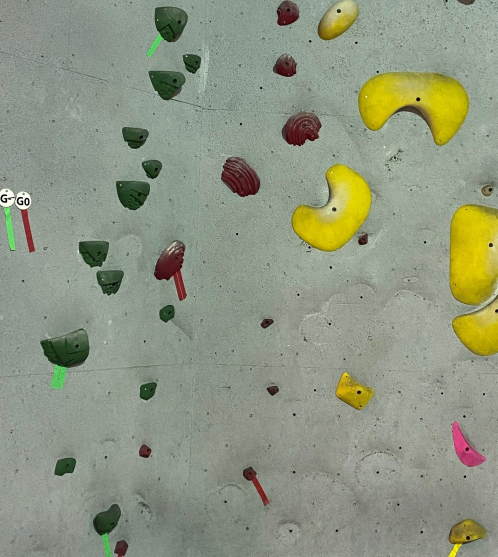
#> input picture Dominik CV/Wall8.png, 995 x 1113 px (shown at 1/2 size)
$ python CV_Functions.py
#> lines starting #> are read from the running program, lines starting #| are printed output that depends on the picture; after the words box and inside, x2 and y2 are one past the last pixel; in counts of white or black regions, pixels touching at a corner belong together
# -*- coding: utf-8 -*-
"""
Created on Thu Mar 31 19:42:16 2022

@author: Dominik Lutchman
"""
#Import Everything Here
import cv2
import numpy as np
import matplotlib.pyplot as plt
import math
import skimage
from PIL import Image
from skimage.measure import label, regionprops, regionprops_table
import pandas as pd
import imageio

"""
EXAMPLE USE

Results = CV('Wall8.png')

plt.imshow(Results[0])
print(Results[1])

"""


#This Function is all we need to use this CV Shit
def CV(FilePath, Colour = "NA"):
#> called with FilePath = 'Wall8.png', Colour = 'NA'
    Original = cv2.imread(FilePath)
#> Original is the input picture: shape (1113, 995, 3); mean B, G, R 129.3, 149.9, 142.7
    Results = Identify_Holds_Colour_Thresh(Original, Colour)

    if Colour!= "NA":
        Filtered_Output_For_Beta = Colour_Filtering(Results[1], Colour, Original)
        return [Results[0], Filtered_Output_For_Beta]
    else:
        UnFiltered_Output_For_Beta = Filter(Results[1], Original)
        return [Results[0], UnFiltered_Output_For_Beta]

    return "Something Went Wrong"


#This Function Takes In the Cropped Picture and a Possible Colour to Perform CV
#Returns The Photo with all holds identified and Blob Information NOT FORMATTED
def Identify_Holds_Colour_Thresh(Cropped_Picture, Colour = "NA"):
    #Blur Image
#> called with Colour = 'NA'
    Blur = cv2.GaussianBlur(Cropped_Picture,[5,5],5)

    #Convert to HSV Space
    HSV = cv2.cvtColor(Blur, cv2.COLOR_BGR2HSV)
#> HSV: shape (1113, 995, 3); mean H, S, V 53, 37.8, 151.9
    if Colour == "NA":
        Target = HSV
    #Colour Mask
    if Colour == "Red":
        mask = cv2.inRange(HSV,(0, 0, 0), (20, 255, 255)) #Red
        Target = cv2.bitwise_and(HSV,HSV, mask=mask)
    if Colour == "Yellow":
        mask = cv2.inRange(HSV,(20, 0, 0), (45, 255, 255)) #Yellow
        Target = cv2.bitwise_and(HSV,HSV, mask=mask)
    if Colour == "Green":
        mask = cv2.inRange(HSV,(50, 0, 0), (80, 255, 255)) #Green
        Target = cv2.bitwise_and(HSV,HSV, mask=mask)
    if Colour == "Blue":
        mask = cv2.inRange(HSV,(90, 0, 0), (135, 255, 255)) #Blue
        Target = cv2.bitwise_and(HSV,HSV, mask=mask)
    if Colour == "Pink":
        mask = cv2.inRange(HSV,(160, 0, 0), (180, 255, 255)) #Pink
        Target = cv2.bitwise_and(HSV,HSV, mask=mask)

    #Convert to Image Channels
    H, S, V = cv2.split(Target)
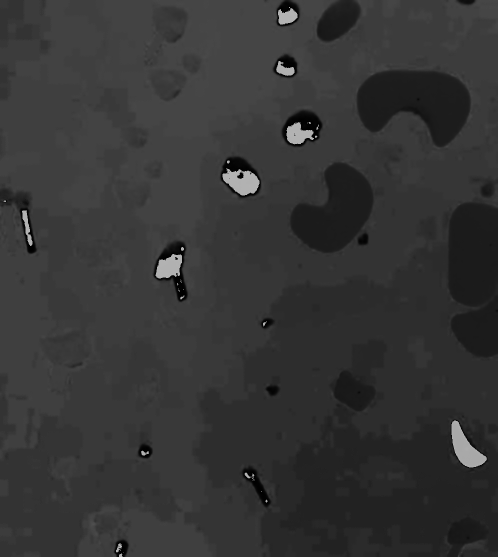
#> H: shape (1113, 995) (shown at 1/2 size); min 0, max 179, mean 53
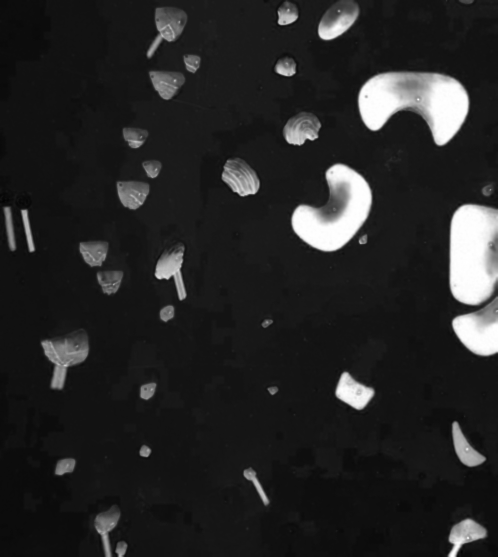
#> S: shape (1113, 995) (shown at 1/2 size); min 0, max 255, mean 37.8

    #Do Basic Thresholding
    Basic_Threshold = 50
    BasicS = cv2.threshold(S, Basic_Threshold, 255, cv2.THRESH_BINARY)[1]
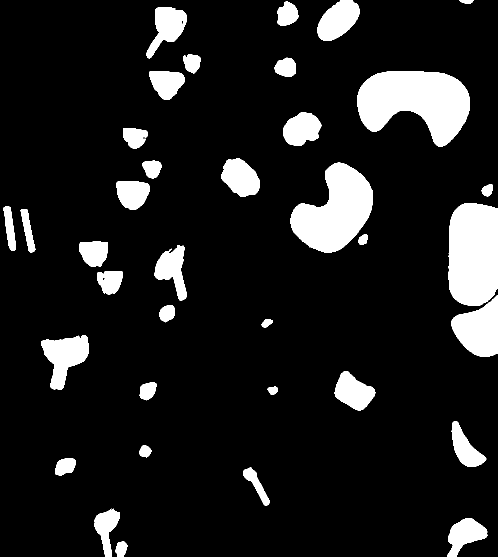
#> BasicS: shape (1113, 995) (shown at 1/2 size); 11.8% white; 36 white regions, largest, box (x1, y1, x2, y2) and area: (714, 142, 940, 293) 22512, (897, 406, 995, 612) 18370, (581, 325, 746, 505) 17891

    #Morphing To Clean Up The Image
    kernel = cv2.getStructuringElement(cv2.MORPH_ELLIPSE, (5,5))
    Morph_Closing = cv2.morphologyEx(BasicS,cv2.MORPH_CLOSE, kernel, iterations=1)
#> Morph_Closing: shape (1113, 995); 11.8% white; 35 white regions, largest, box (x1, y1, x2, y2) and area: (897, 406, 995, 714) 25845, (714, 142, 940, 293) 22513, (581, 325, 746, 505) 17892
    Morph_Opening = cv2.morphologyEx(Morph_Closing, cv2.MORPH_OPEN, kernel, iterations=1)
#> Morph_Opening: shape (1113, 995); 11.8% white; 35 white regions, largest, box (x1, y1, x2, y2) and area: (897, 406, 995, 714) 25832, (714, 142, 940, 293) 22510, (581, 325, 746, 505) 17890

    #Identify Blobs
    Climbing_Holds = label(Morph_Opening)
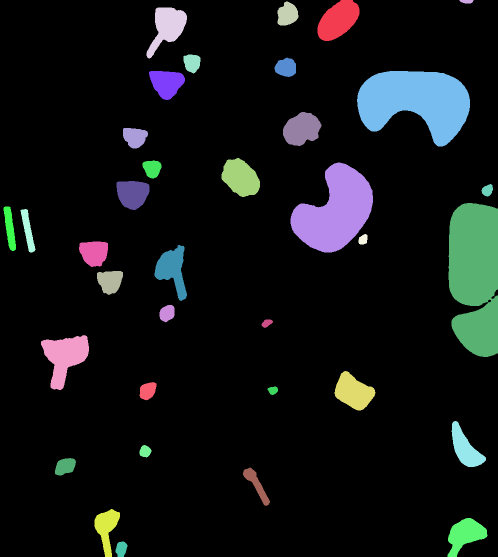
#> Climbing_Holds: shape (1113, 995) int64 (shown at 1/2 size); 36 distinct labels, from 0 to 35; one colour per label, 0 black
    #plt.imshow(Climbing_Holds)

    #Create the Hold Properties into a Dataframe
    Properties = [
    'area',
    'bbox',
    'convex_area',
    'bbox_area',
    'major_axis_length',
    'minor_axis_length',
    'eccentricity',
    'orientation',
    'centroid',
    ]
    df = pd.DataFrame(regionprops_table(Climbing_Holds, properties = Properties))
#> df = table of 35 rows and 13 columns

    #Perform Filtering to Remove Outliers
    Height, Width, Dim = Cropped_Picture.shape
#> Height = 1113; Width = 995; Dim = 3
    df_filtered = df[df['eccentricity'] < 0.983]
#> df_filtered = table of 33 rows and 13 columns
    df_filtered = df_filtered[df_filtered['bbox_area'] > 0.00015*(Height*Width)]
    df_filtered = df_filtered[df_filtered['bbox_area'] < 0.70*(Height*Width)]

    #Copy Original Image to Draw Stuff On It
    Original_With_Labels_After_Filtering = Cropped_Picture.copy()

    #Convert the DF into a list with the order I would like
    blob_coordinates = []
    pixel_colours = []
    for index, row in df_filtered.iterrows():
        blob_coordinates.append([row['bbox-0'],
                                 row['bbox-1'],
                                 row['bbox-2'],
                                 row['bbox-3'],
                                 row['centroid-0'],
                                 row['centroid-1'],
                                 row['major_axis_length'],
                                 row['minor_axis_length'],
                                 row['orientation'],
                                 "Picture of Hold Goes Here",
                                 "N/A",
                                 (0,0,0),
                                 index])
#> this loop made 33 passes
#> after the loop, blob_coordinates = 33 items

    #For each Blob Find The coordinates to Draw Stuff with
    for blob in blob_coordinates:
        if isinstance(blob[1],int) or isinstance(blob[1], float):
            start = (int(blob[1]),int(blob[0]))
            end = (int(blob[3]),int(blob[2]))
            Text_Label = (int(blob[1]),int(blob[0]) + 20)
            Center = (int(blob[5]),int(blob[4]))
        else:
            start = (blob[1].astype(int),blob[0].astype(int))
            end = (blob[3].astype(int),blob[2].astype(int))
            Text_Label = (blob[1].astype(int),blob[0].astype(int) + 10)
            Center = (blob[5].astype(int),blob[4].astype(int))

        #Store the individual picture of the hold
        Hold = Cropped_Picture[int(blob[0]):int(blob[2]), int(blob[1]):int(blob[3])]
        blob[9] = Hold

        #Convert the Small Picture to HSV to Identify Colour
        Hold_HSV = cv2.cvtColor(Hold, cv2.COLOR_BGR2HSV)
        Hold_HSV_Mask_Red = [cv2.inRange(Hold_HSV,(0, 30, 30), (20, 255, 255)), (0,0,255), "Red"]
        Hold_HSV_Mask_Green = [cv2.inRange(Hold_HSV,(55, 30, 30), (70, 255, 255)), (0,255,0), "Green"]
        Hold_HSV_Mask_Yellow = [cv2.inRange(Hold_HSV,(20, 30, 30), (45, 255, 255)), (0,255,255), "Yellow"]
        Hold_HSV_Mask_Pink = [cv2.inRange(Hold_HSV,(160, 30, 30), (170, 255, 255)), (203,192,255), "Pink"]
        Hold_HSV_Mask_Blue = [cv2.inRange(Hold_HSV,(90, 30, 30), (135, 255, 255)), (255,0,0), "Blue"]

        Hold_Masks = [Hold_HSV_Mask_Red, Hold_HSV_Mask_Green, Hold_HSV_Mask_Yellow, Hold_HSV_Mask_Pink, Hold_HSV_Mask_Blue]

        Size = Hold.size
        Max = 0
        for mask in Hold_Masks:
            Percentage = np.sum(mask[0] == 255)/Size

            if Percentage > Max:
                Max = Percentage
                blob[-2] = mask[1]
                blob[-3] = mask[2]

        cv2.rectangle(Original_With_Labels_After_Filtering, start, end, blob[-2], 2)
        cv2.putText(Original_With_Labels_After_Filtering, str(blob[-1]), Text_Label, cv2.FONT_HERSHEY_SIMPLEX, 0.9, (255,255,255), 3)
        cv2.circle(Original_With_Labels_After_Filtering, Center, 5, (255,255,255), -1)
#> this loop made 33 passes
#> (start, end, Text_Label, Center, Size) on passes 1 to 12: ((635, 0), (719, 82), (635, 20), (675, 39), 20664), ((919, 0), (947, 7), (919, 20), (933, 2), 588), ((555, 3), (597, 51), (555, 23), (574, 28), 6048), ((293, 15), (374, 117), (293, 35), (334, 53), 24786), ((367, 109), (401, 147), (367, 129), (383, 125), 3876), ((549, 115), (592, 154), (549, 135), (571, 134), 5031), ((298, 142), (370, 200), (298, 162), (333, 165), 12528), ((714, 142), (940, 293), (714, 162), (831, 202), 102378), ((566, 224), (643, 292), (566, 244), (603, 257), 15708), ((246, 256), (296, 297), (246, 276), (269, 273), 6150), ((443, 316), (520, 394), (443, 336), (481, 355), 18018), ((285, 321), (323, 357), (285, 341), (303, 336), 4104)
#> pass 1, in Identify_Holds_Colour_Thresh, `Hold = Cropped_Picture[int(blob[0]):int(blob[2]), int(blob[1]):int(blo..`:
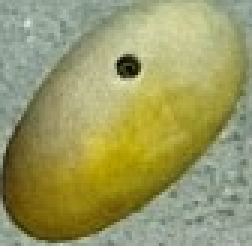
#> Hold: shape (82, 84, 3) (shown 3 times larger); mean B, G, R 99.7, 154.1, 153.8
#> after the loop:
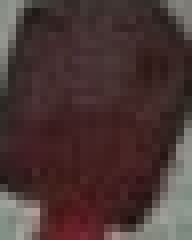
#> Hold: shape (30, 24, 3) (shown 8 times larger); mean B, G, R 52.6, 54.2, 74.7
#> after the loop: Hold_HSV: shape (30, 24, 3); mean H, S, V 48, 88.3, 75.2
#> after the loop:
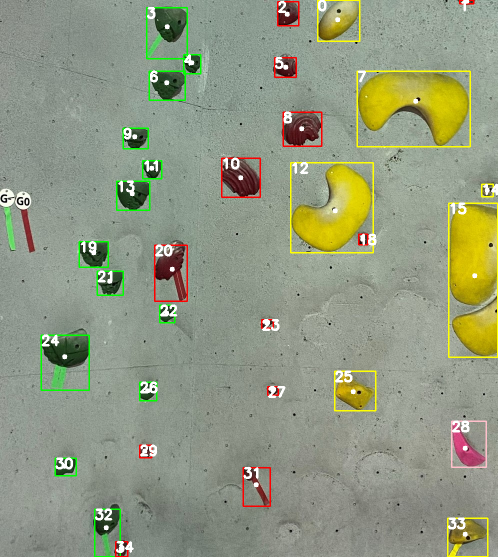
#> Original_With_Labels_After_Filtering: shape (1113, 995, 3) (shown at 1/2 size); 3.34% of pixels changed, all inside (x1, y1, x2, y2) = (81, 0, 995, 1113)
#> in CV, `Results = Identify_Holds_Colour_Thresh(Original, Colour)`: Results = 2 items


    return [Original_With_Labels_After_Filtering,blob_coordinates]


#This function takes in the NON FORMATTED Blob info and a desired colour
#Outputs the image with only that colour selected and the FORMATTED Blob Data with the colour
def Colour_Filtering(Blob_Information, Colour, Original):
    Original_With_Colour_Filtering = Original.copy()
    Output_Beta = []
    for blob in Blob_Information:
        if blob[-3] == Colour:
            Output_Beta.append([[int(blob[5]),int(blob[4])],blob[-3],blob[-1]])

            if isinstance(blob[1],int) or isinstance(blob[1], float):
                start = (int(blob[1]),int(blob[0]))
                end = (int(blob[3]),int(blob[2]))
                Text_Label = (int(blob[1]),int(blob[0]) + 20)
                Center = (int(blob[5]),int(blob[4]))
            else:
                start = (blob[1].astype(int),blob[0].astype(int))
                end = (blob[3].astype(int),blob[2].astype(int))
                Text_Label = (blob[1].astype(int),blob[0].astype(int) + 10)
                Center = (blob[5].astype(int),blob[4].astype(int))

            cv2.rectangle(Original_With_Colour_Filtering, start, end, blob[-2], 2)
            cv2.putText(Original_With_Colour_Filtering, str(blob[-1]), Text_Label, cv2.FONT_HERSHEY_SIMPLEX, 0.9, (255,255,255), 2)
            cv2.circle(Original_With_Colour_Filtering, Center, 5, (255,255,255), -1)

    return [Original_With_Colour_Filtering, Output_Beta]


#This function takes in the NON FORMATTED Blob info
#Outputs the FORMATTED Blob Data with no colour specification
def Filter(Blob_Information, Original):
    Output_Beta = []
    for blob in Blob_Information:
        Output_Beta.append([[int(blob[5]),int(blob[4])],blob[-3],blob[-1]])
#> after the loop, Output_Beta = 33 items

    return Output_Beta


Results = CV('Wall8.png')
#> Results = 2 items

plt.imshow(Results[0])
print(Results[1])
#> (printed output is left out)
